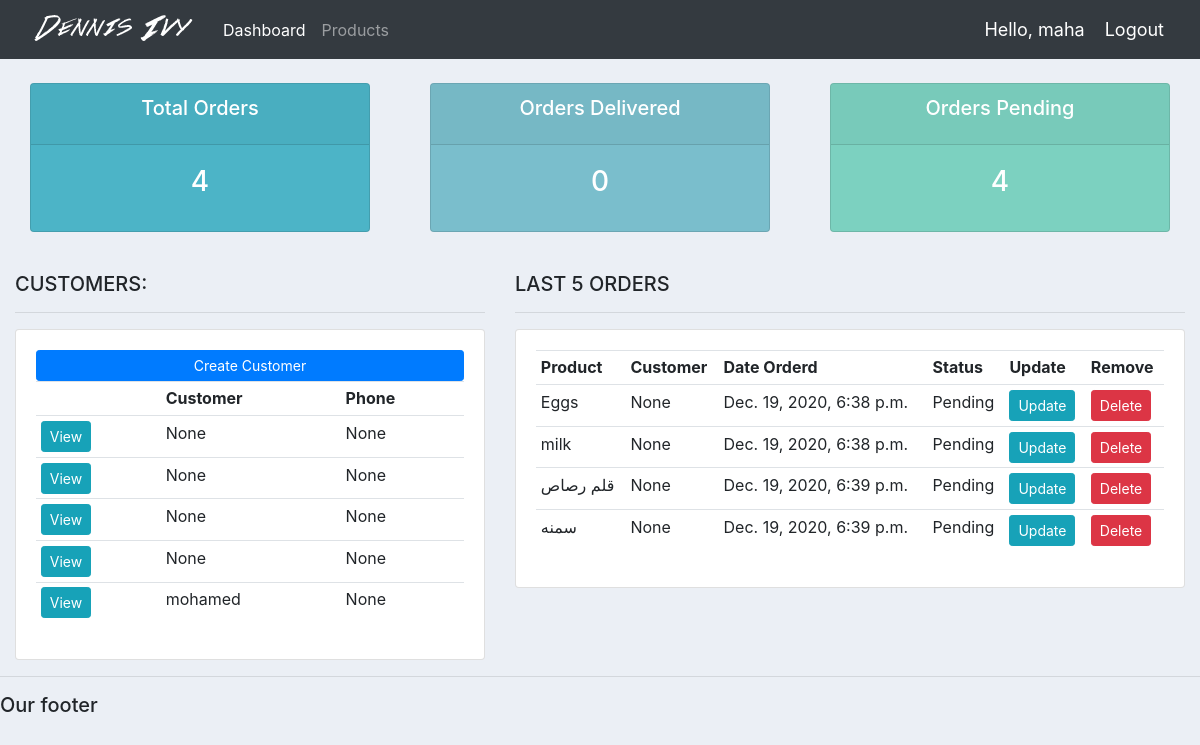
The page / (signed in) on the database as committed earlier.
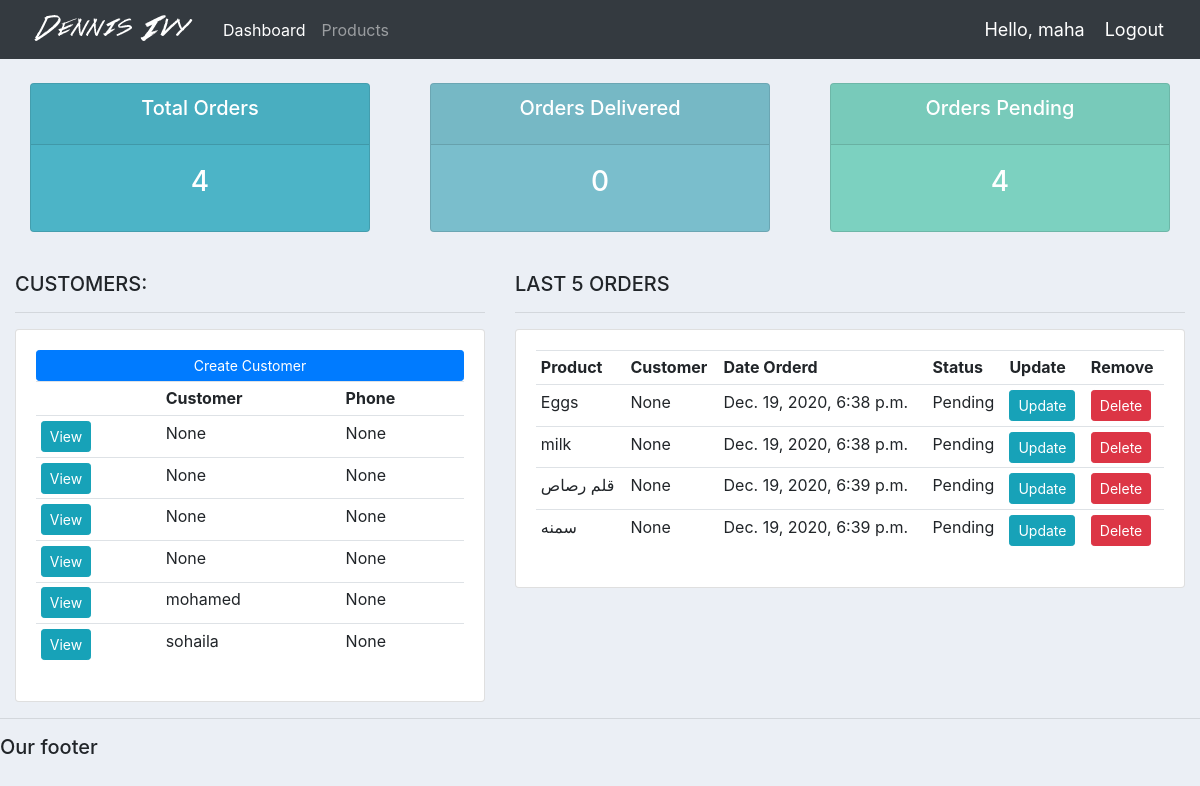
The same page on the database as committed later.
### A1/models.py (models this page shows, shortened)
class Customer(models.Model):
    user = models.OneToOneField(User , on_delete=models.CASCADE , null=True)
    name = models.CharField(max_length=200 , null=True)
    phone = models.CharField(max_length=200 , null=True)
    email = models.CharField(max_length=200, null=True)
    photo = models.ImageField(null=True , blank=True)
    date_created = models.DateTimeField(auto_now_add=True , null=True)

class Order(models.Model):
    STATUS = (
        ('Pending', 'Pending'),
        ('Out of delivery', 'Out of delivery'),
        ('Delivered', 'Delivered'),
    )
    customer = models.ForeignKey(Customer, null=True, on_delete=models.SET_NULL)
    product = models.ForeignKey(Product, null=True, on_delete=models.SET_NULL)
    date_created = models.DateTimeField(auto_now_add=True, null=True)
    status = models.CharField(max_length=200, null=True , choices=STATUS)

class Product(models.Model):
    CATEGORY =(
        ('Indoor', 'Indoor'),
        ('Out Door', 'Out Door'),
    )
    name = models.CharField(max_length=200 , null=True)
    price = models.FloatField(null=True)
    category = models.CharField(max_length=200 , null=True,choices=CATEGORY)
    description = models.CharField(max_length=200 , null=True, blank=True)
    date_created = models.DateTimeField(auto_now_add=True , null=True)
    tags = models.ManyToManyField(Tag)
    def __str__(self):
        return self.name

### A1/decorators.py (the view)
    def wrapper_fun(request, *args, **kwargs):
        group = None
        if request.user.groups.exists:
            group = request.user.groups.all()[0].name
        if group == 'customer':
            return redirect('user-page')
        if group == 'admin':
            return view_fun(request, *args, **kwargs)

### A1/views.py (called while the page is built)
@login_required(login_url='login')
@admin_only
def home(request):
    orders = Order.objects.all()
    customers = Customer.objects.all()
    total_orders = Order.objects.count()
    delivered = orders.filter(status='Delivered').count()
    pending = orders.filter(status='Pending').count()
    context = {'customers': customers,
               'orders': orders,
               'delivered': delivered,
               'pending': pending,
               'total_orders': total_orders
               }
    return render(request, 'accounts/dashboard.html', context)

### A1/templates/accounts/dashboard.html
{%  extends 'accounts/main.html' %}
{% block content %}
{%  include 'accounts/status.html' %}
<br>
<div class="row">
	<div class="col-md-5">
		<h5>CUSTOMERS:</h5>
		<hr>
		<div class="card card-body">
			<a class="btn btn-primary  btn-sm btn-block" href="">Create Customer</a>
			<table class="table table-sm">
				<tr>
					<th></th>
					<th>Customer</th>
					<th>Phone</th>
				</tr>
				{% for customer in customers %}
					<tr>
						<td><a class="btn btn-sm btn-info" href="{% url 'customer' customer.id %}">View</a></td>
						<td>{{customer.name}}</td>
						<td>{{customer.phone}}</td>
					</tr>
				{% endfor %}
			</table>
		</div>
	</div>
	<div class="col-md-7">
		<h5>LAST 5 ORDERS</h5>
		<hr>
		<div class="card card-body">
			<table class="table table-sm">
				<tr>
					<th>Product</th>
                    <th>Customer</th>
					<th>Date Orderd</th>
					<th>Status</th>
					<th>Update</th>
					<th>Remove</th>
				</tr>
				{% for order in orders %}
					<tr>
						<td>{{order.product}}</td>
                        <td>{{order.customer}}</td>
						<td>{{order.date_created}}</td>
						<td>{{order.status}}</td>
						<td><a class="btn btn-sm btn-info" href="{% url 'update_order' order.id %}">Update</a></td>
						<td><a class="btn btn-sm btn-danger" href="{% url 'delete_order' order.id %}">Delete</a></td>
					</tr>
				{% endfor %}
			</table>
		</div>
	</div>
</div>
{% endblock %}

### A1/templates/accounts/main.html (shortened to what this page needs)
{% load static %}
<!DOCTYPE html>
<html>
<head>
	<link rel="stylesheet" href="https://stackpath.bootstrapcdn.com/bootstrap/4.3.1/css/bootstrap.min.css">
	<link rel="stylesheet" type="text/css" href="{% static '/css/main.css' %}">
</head>
<body>
	{%  include 'accounts/navbar.html' %}
	<div class="container-fluid">
	{% block content %}
	{% endblock %}
    </div>
	<hr>
	<h5>Our footer</h5>
</body>
</html>

### A1/templates/accounts/navbar.html (shortened to what this page needs)
{% load static %}
<nav class="navbar navbar-expand-lg navbar-dark bg-dark">
 <img src="{% static 'images/logo.png' %}">
  <div class="collapse navbar-collapse" id="navbarNav">
    <ul class="navbar-nav">
      {% if request.user.is_staff %}
      <li class="nav-item active">
        <a class="nav-link" href="{% url 'home' %}">Dashboard</a>
      </li>
      <li class="nav-item">
        <a class="nav-link" href="{% url 'product' %}">Products</a>
      </li>
      {% else %}
       <li class="nav-item">
        <a class="nav-link" href="{% url 'account' %}">Settings</a>
      </li>
      {% endif %}
    </ul>
  </div>
  <span class="hello-msg">Hello, {{request.user}}</span>
  <span ><a  class="hello-msg" href="{% url 'logout' %}">Logout</a></span>
</nav>

### A1/templates/accounts/status.html
<br>
<div class="row">
	<div class="col">
		<div class="col-md">
			<div class="card text-center text-white  mb-3" id="total-orders">
			  	<div class="card-header">
			  		<h5 class="card-title">Total Orders</h5>
			  	</div>
			  	<div class="card-body">
			    	<h3 class="card-title">{{total_orders}}</h3>
			  	</div>
			</div>
		</div>
	</div>
	<div class="col">
		<div class="col-md">
			<div class="card text-center text-white  mb-3" id="orders-delivered">
			  	<div class="card-header">
			  		<h5 class="card-title">Orders Delivered</h5>
			  	</div>
			  	<div class="card-body">
			    	<h3 class="card-title">{{delivered}}</h3>
			  	</div>
			</div>
		</div>
	</div>
	<div class="col">
		<div class="col-md">
			<div class="card text-center text-white  mb-3" id="orders-pending">
			  	<div class="card-header">
			  		<h5 class="card-title">Orders Pending</h5>
			  	</div>
			  	<div class="card-body">
			    	<h3 class="card-title">{{pending}}</h3>
			  	</div>
			</div>
		</div>
	</div>
</div>

### A1/static/css/main.css (style rules this page uses)
body { background-color: #ebeff5; }
#total-orders { background-color: #4cb4c7; }
#orders-delivered { background-color: #7abecc; }
#orders-pending { background-color: #7CD1C0; }

### A1/templates/accounts/navbar.html (style rules this page uses)
.hello-msg { font-size: 18px; color: #fff; margin-right: 20px; }

Rows that differ between the two databases and show on the page:
added Customer: name "sohaila", phone "None"
